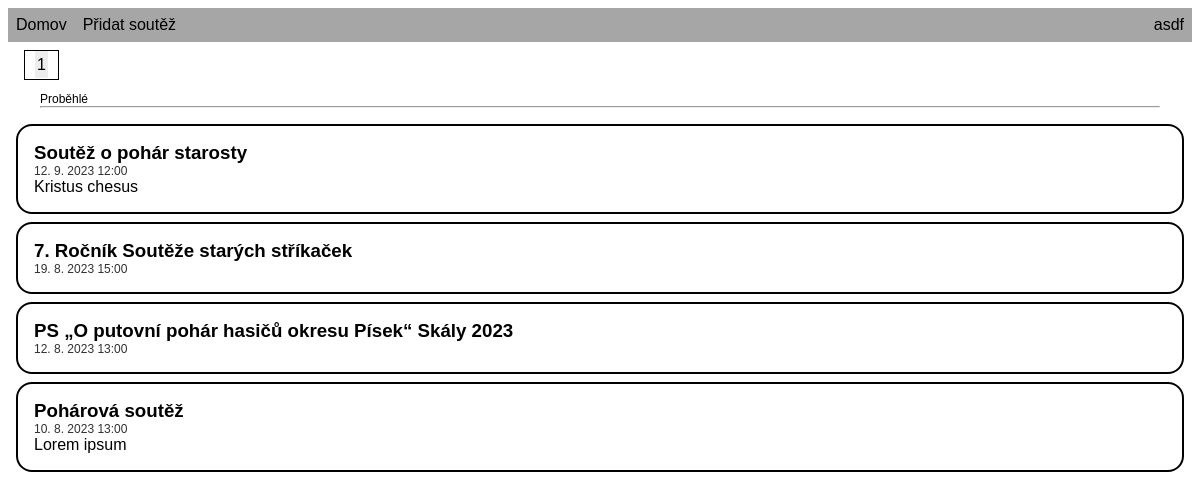
The app's page / (signed in) with its own data.
### tables this page shows
CREATE TABLE "competition" (id INTEGER PRIMARY KEY AUTOINCREMENT UNIQUE NOT NULL, id_user INTEGER NOT NULL REFERENCES user (id), date_created DATETIME DEFAULT (CURRENT_TIMESTAMP) NOT NULL, title TEXT NOT NULL, description TEXT, proposition VARCHAR UNIQUE, date_event TIMEDATE NOT NULL, town VARCHAR NOT NULL, id_results INTEGER REFERENCES results (id) UNIQUE);

### functions.php (the view, shortened to what this page needs)
<?php
function print_competitions($competition_list){
    if(strtotime($competition_list[0]["date_event"]) > time()){
        echo "<div class='separator-div'><p class='separator-text'>Nadcházející</p>";
        echo "<hr></div>";
    }
    else{
        if($competition_list){
            echo "<div class='separator-div'><p class='separator-text'>Proběhlé</p>";
            echo "<hr></div>";
        }
    }
    for($i = 0; $i < count($competition_list); $i++){
        $competition = $competition_list[$i];
        echo "<article>";
        echo "<h3><a href='competition?id=$competition[id]'> $competition[title] </a></h3>";
        echo "<div class='date_event'>".date_format(date_create($competition["date_event"]), "j. n. Y G:i")."</div>";
        echo "<div>$competition[description]</div>";
        echo "</article>";
    }
}
?>

### static/style.css (style rules this page uses)
body { font-family: 'Helvetica', 'Arial', sans-serif; }
article { border: 2px solid; border-radius: 1em; margin: .5em; padding: 1em; }
h3 { margin: 0; }
.date_event { color: #313131; font-size: .75em; }
a { text-decoration: none; color: black; }
.separator-div { margin: 0 2em 1em; }
.separator-div p { font-size: .75em; margin-bottom: 0; }
.separator-div hr { margin: 0; }

### records on screen
competition: title "Soutěž o pohár starosty", date_event "12. 9. 2023 12:00", description "Kristus chesus"
competition: title "7. Ročník Soutěže starých stříkaček", date_event "19. 8. 2023 15:00"
competition: title "PS „O putovní pohár hasičů okresu Písek“ Skály 2023", date_event "12. 8. 2023 13:00"
competition: title "Pohárová soutěž", date_event "10. 8. 2023 13:00", description "Lorem ipsum"

### other values on screen
$_SESSION['username'] "asdf"
